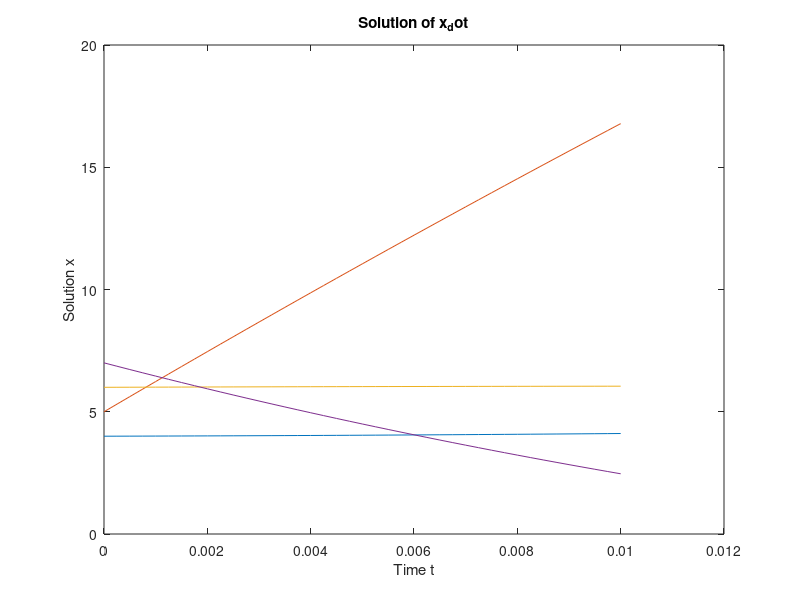

MATLAB code to generate this figure:
% Define the time span and initial condition
% tspan = [0 5];
% y0 = 1;
% 
% Solve the differential equation
% [t, y] = ode45(@simpleODE, tspan, y0);
% 
% Display the results
% disp('Time points:');
% disp(t);
% disp('Solution values:');
% disp(y);
% 
% Plot the results
% plot(t, y)
% xlabel('Time t')
% ylabel('Solution y')
% title('Solution of dy/dt = -2y')


% Parameters
Cf=80000;
Cr=80000;
lf=1.4;
lr=1.8;
m=1500;
Iz=1200;

% More Params
T = 0.01;
Vx = 20;
x_Prior = [4 5 6 7]';
control_vector = [0.17 1]';


% State-space model elements
P1 = -((2*Cf + 2*Cr)/(m * Vx));
P2 = (2*Cf + 2*Cr) / m;
P3 = (-2*Cf * lf + 2*Cr * lr) / (m * Vx);
P4 = -((2*Cf * lf - 2*Cr * lr) / (Iz * Vx));
P5 = (2*Cf * lf - 2*Cr * lr) / Iz;
P6 = -((2*Cf * lf^2 + 2*Cr * lr^2) / (Iz * Vx));
P7 = (2*Cf) / m;
P8 = -((2*Cf * lf - 2*Cr * lr) / (m * Vx)) - Vx;
P9 = (2*Cf * lf) / Iz;
P10 = -(2*Cf * lf^2 + 2*Cr * lr^2) / (Iz * Vx);

% Continuous-time state-space matrices
Ac = [0 1 0 0;
      0 P1 P2 P3;
      0 0 0 1;
      0 P4 P5 P6];

Bc = [0 0;
      P7 P8;
      0 0;
      P9 P10];


% Define the time span for integration 
tspan = [0 T]; % Integrate from 0 to T 

% Initial conditions 
x0 = x_Prior; 

% Define input control vector (u)
u = control_vector;

% Initialize t and x for clarity 
% t = []; 
% x = [];

% Solve the state equation using ode45 
[t, x] = ode45(@(t, x) Ac*x + Bc*u, tspan, x0);


% Predicted state (x_pred) 
x_pred = x(end,:)'

% Display the results
% disp('Time points:');
% disp(t);
% disp('Solution values:');
% disp(x);

% Plot the results
plot(t, x)
xlabel('Time t')
ylabel('Solution x')
title('Solution of x_dot')